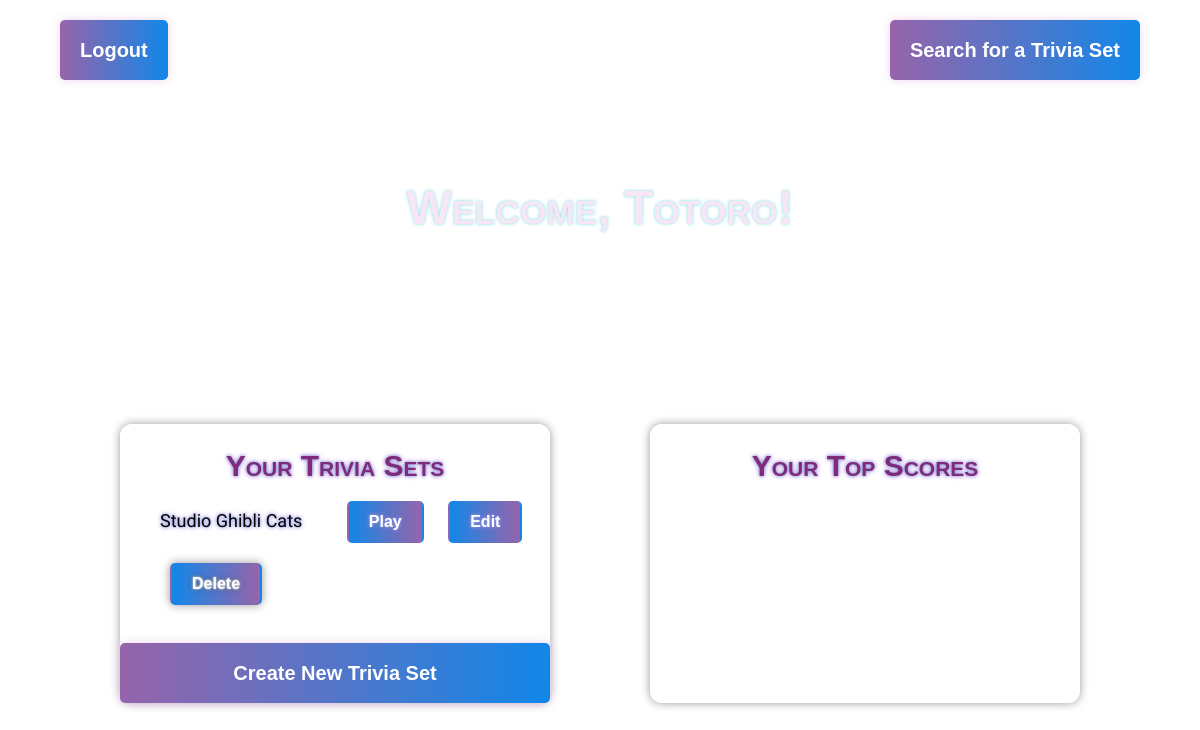
The page /dashboard (signed in) on the database as committed earlier.
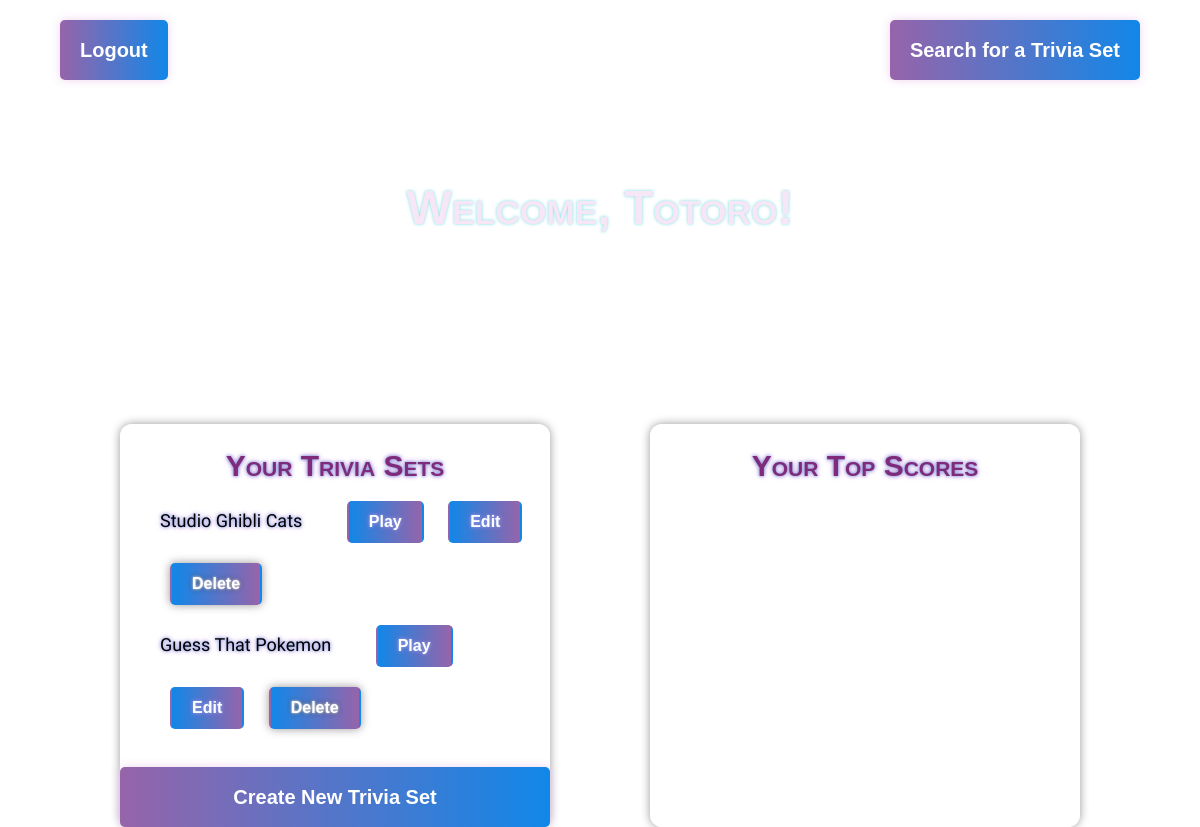
The same page on the database as committed later.
### app.py (models this page shows, shortened)
class TriviaSet(db.Model):
    id = db.Column(db.Integer, primary_key=True)
    set_title = db.Column(db.String(100), nullable=False)
    category = db.Column(db.String(50), nullable=False)
    difficulty = db.Column(db.String(50), nullable=False)
    user_id = db.Column(db.Integer, db.ForeignKey('user.id'), nullable=False)
    trivia_set_id = db.Column(db.String(50), unique=True, nullable=False)
    questions = db.relationship('Question', backref='trivia_set', lazy='dynamic')

### app.py (the view)
@app.route('/dashboard')
@login_required  # only logged-in users can access this route
def dashboard():
    if isinstance(current_user, UserMixin) and current_user.is_authenticated:
        user_trivia_sets = TriviaSet.query.filter_by(user_id=current_user.id).all() # type: ignore
        user_top_scores = get_top_scores(current_user.id) # type: ignore
        return render_template("dashboard.html", current_user=current_user, user_trivia_sets=user_trivia_sets, user_top_scores=user_top_scores)
    else:
        print('User is not authenticated')
        return redirect(url_for('login'))

### app.py (called while the page is built)
@cache.memoize()
def get_top_scores(userId):
    player = User.query.get(userId)
    if player is None:
        return None
    scores = (
        db.session.query(UserScore.score, UserScore.trivia_set_id, TriviaSet.set_title)
        .join(TriviaSet, UserScore.trivia_set_id == TriviaSet.id)
        .filter(UserScore.user_id == userId)
        .order_by(UserScore.score.desc())
        .limit(3)
        .all()
    )
    top_scores = [(str(score.score), str(score.trivia_set_id), score.set_title) for score in scores]
    return top_scores

@login_manager.user_loader
def loader_user(user_id):
	return db.session.query(User).get(user_id)

### templates/dashboard.html (shortened to what this page needs)
<!DOCTYPE html>
<html>
<head>
    <link rel="stylesheet" type="text/css" href="{{ url_for('static', filename='dashboard.css') }}">
</head>
<body>
    <div class="nav_wrapper">
        <a href="{{ url_for('logout') }} " class="button-link">Logout</a>
        <a href="{{ url_for('search') }} " class="button-link">Search for a Trivia Set</a>
    </div>
    <h1>Welcome, {{ current_user.username }}!</h1>
    <br />
    <div class="dashboard_container">
        <div class="trivia_sets_wrapper">
        <form>
        <h2>Your Trivia Sets</h2>
            <ul>
            {% for trivia_set in user_trivia_sets %}
                <li>
                    {{ trivia_set.set_title }}
                    <a href="{{url_for('play_set', set_id=trivia_set.id)}}" class="play-button">Play</a>
                    <a href="{{ url_for('edit_trivia_set', trivia_set_id=trivia_set.trivia_set_id) }}" class="edit-button">Edit</a>
                    <form method="POST" action="{{ url_for('delete_trivia_set', trivia_set_id=trivia_set.trivia_set_id) }}">
                        <button type="submit" class ="delete-button">Delete</button>
                    </form>
                </li>
            {% endfor %}
            </ul>
            <a href="{{ url_for('create_trivia_set') }} " class="button-link">Create New Trivia Set</a>
        </div>
        <br />
        <div class="top_scores_wrapper">
            <h2>Your Top Scores</h2>
        </div>
    </div>
</body>
</html>

Rows that differ between the two databases and show on the page:
added TriviaSet: set_title "Guess That Pokemon"
